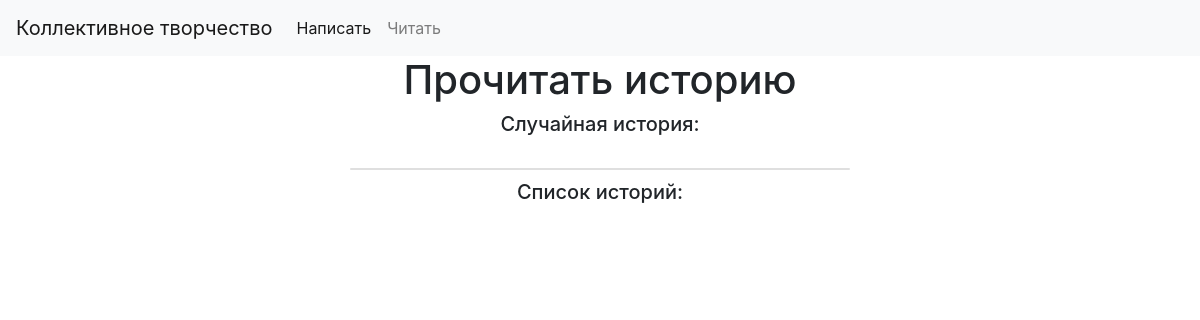
/read, run on an earlier commit of the app's database.
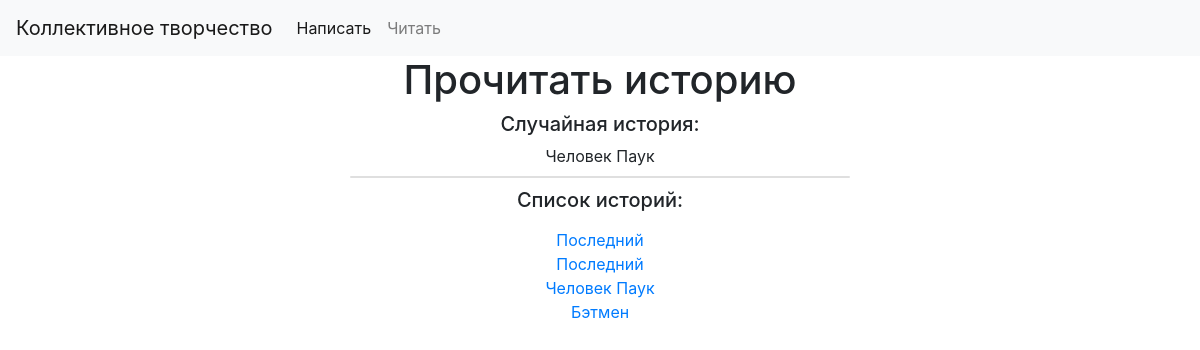
And on a later commit of the database.
### app1/models.py (models this page shows)
class App1(models.Model):
    name = models.CharField(max_length=255)
    ended = models.BooleanField(default=False)

### app1/views.py (the view)
# urls.py: path('read', read, name="readPage"),
def read(request):
    poems = App1.objects.filter(ended=True)
    if poems.count() == 0:
        return render(request, 'noPoemsBanner.html')
    poem = random.choice(poems)
    paragraphs = list(Paragraph.objects.filter(app1=poem))
    return render(request, 'readAPoem.html', {'poem': poem, 'paragraphs': paragraphs, 'poems': poems})

### app1/templates/readAPoem.html (shortened to what this page needs)
<!DOCTYPE html>
<html lang="en">
<head>
        <link rel="stylesheet" href="https://stackpath.bootstrapcdn.com/bootstrap/4.3.1/css/bootstrap.min.css">
</head>
<body>
<nav class="navbar navbar-expand-lg navbar-light bg-light">
  <a class="navbar-brand" href="/write">Коллективное творчество</a>
  <div class="collapse navbar-collapse" id="navbarNav">
    <ul class="navbar-nav">
      <li class="nav-item active">
        <a class="nav-link" href="/write">Написать <span class="sr-only">(current)</span></a>
      </li>
      <li class="nav-item">
        <a class="nav-link" href="/read">Читать</a>
      </li>
    </ul>
  </div>
</nav>
    <div align="center">
        <h1>Прочитать историю</h1>
        <h5>Случайная история: </h5>
        <label style="margin-top: 0px;">{{poem.name}}</label>
        <div class="card" style="width: 500px">
        </div>
        <h5 style="margin-top: 10px;">Список историй:</h5>
        {% for nowPoem in poems %}
        <a href="/read/{{nowPoem.id}}">{{nowPoem.name}}</a><br>
        {% endfor%}
    </div>
</body>
</html>

What changed in the data, as far as the page shows it:
added App1: name "Человек Паук"
added App1: name "Последний"
added App1: name "Последний"
added App1: name "Бэтмен"
